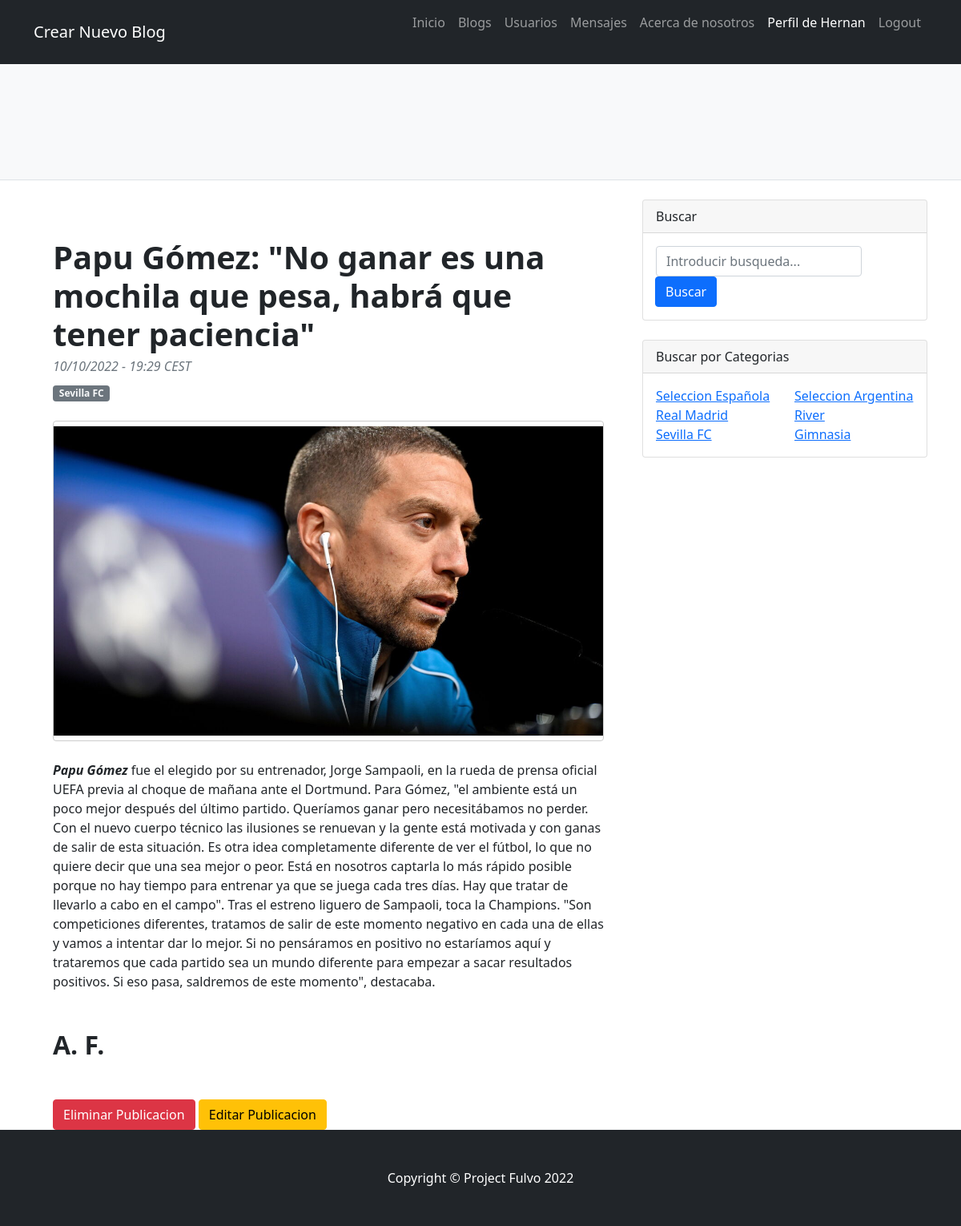
The page /App/ver_post/3 (signed in) on the database its author committed.
### App/models.py (models this page shows, shortened)
class Blog(models.Model):
    titulo = models.CharField(max_length=100)
    subtitulo = models.CharField(max_length=300)
    cuerpo = HTMLField()
    autor = models.CharField(max_length=100)
    fecha_pub = models.CharField(max_length=50)
    categoria = models.CharField(max_length=50)
    img = models.ImageField(upload_to='blog_img', null=True, blank=True)

### App/views.py (the view)
# urls.py: path("ver_post/<id>", ver_post, name="ver_post"),
def ver_post(request, id):
    post = Blog.objects.get(id=id)
    return render(request, 'App/BlogPost.html', {'post': post})

### App/templates/App/BlogPost.html
{% extends "App/padre.html" %}
{% load static %}
{% block contenido_pag %}
<div class="container mt-5">
    <div class="row">
        <div class="col-lg-12">
            <article>
                <header class="mb-4">
                    <h1 class="fw-bolder mb-1">{{ post.titulo }}</h1>
                    <div class="text-muted fst-italic mb-2">{{ post.fecha_pub }}</div>
                    <a class="badge bg-secondary text-decoration-none link-light" href="#!">{{ post.categoria }}</a>
                </header>
                <figure class="mb-4"><img class="img-fluid rounded" src="{{ post.img.url }}" style="object-fit:contain;
                    width:900px;
                    height:400px;
                    border: solid 1px #CCC" alt="..." /></figure>
                <section class="mb-5">
                    <p class="fs-5 mb-4">{{ post.cuerpo | safe }}</p>
                    <h2 class="fw-bolder mb-4 mt-5">{{ post.autor }}.</h2>
                </section>
            </article>
            {% if user.is_staff %}
            <a class="btn btn-danger" href="{% url 'eliminar_blog' post.id %}">Eliminar Publicacion</a>
            <a class="btn btn-warning"  href="{% url 'editar_blog' post.id %}">Editar Publicacion</a>
            {% endif %}
        </div>
    </div>
</div>
{% endblock %}

### App/templates/App/padre.html (shortened to what this page needs)
<!DOCTYPE html>
<html lang="en">
    <head>
        {% load static %}
        <link href="{% static 'App/css/styles.css' %}" rel="stylesheet" />
    </head>
    <body>
        <nav class="navbar navbar-expand-lg navbar-dark bg-dark">
            <div class="container">
                <a class="navbar-brand" href="{% url 'crear_blog' %}">Crear Nuevo Blog</a>
                <div class="collapse navbar-collapse" id="navbarSupportedContent">
                    <ul class="navbar-nav ms-auto mb-2 mb-lg-0">
                        <li class="nav-item"><a class="nav-link" href="{% url 'inicio' %}">Inicio</a></li>
                        <li class="nav-item"><a class="nav-link" href="{% url 'pages' %}">Blogs</a></li>
                        <li class="nav-item"><a class="nav-link" href="{% url 'usuarios_lista' %}">Usuarios</a></li>
                        <li class="nav-item"><a class="nav-link" href="{% url 'mensajes' %}">Mensajes</a></li>
                        <li class="nav-item"><a class="nav-link" href="{% url 'About' %}">Acerca de nosotros</a></li>
                        {% if user.is_authenticated %}
                        <li class="nav-item"><a class="nav-link active" aria-current="page" href="{% url 'mi_perfil' %}" >Perfil de {{ user.username }}</a></li>
                        <li class="nav-item"><a class="nav-link" aria-current="page" href="{% url 'logout' %}">Logout</a></li>
                        {% else %}
                        <li class="nav-item"><a class="nav-link" href="{% url 'register' %}">Registrarse</a></li>
                        <li class="nav-item"><a class="nav-link active" aria-current="page" href="{% url 'login' %}">Login</a></li>
                        {% endif %}
                    </ul>
                </div>
            </div>
        </nav>
         <header class="py-5 bg-light border-bottom mb-4">
        </header>
        <div class="container">
            <div class="row">
                <div class="col-lg-8">
                        {% block contenido_pag %} {% endblock %}
                </div>
                <div class="col-lg-4">
                    <div class="card mb-4">
                        <div class="card-header">Buscar</div>
                        <div class="card-body">
                            <div class="input-group">
                                <div style="text-align: left">
                                <form action="{% url 'busqueda_titulo' %}" method="GET">
                                    <input type="text" name="titulo" id="titulo" class="form-control" type="text" placeholder="Introducir busqueda..." aria-label="Introducir busqueda..." aria-describedby="button-search">
                                </div>
                                <div style="text-align: right">
                                    <input  class="btn btn-primary" type="submit" value="Buscar" >
                                </div>
                            </div>
                        </div>
                    </div>
                    <div class="card mb-4">
                        <div class="card-header">Buscar por Categorias</div>
                        <div class="card-body">
                            <div class="row">
                                <div class="col-sm-6">
                                    <ul class="list-unstyled mb-0">
                                        <li><a href="{% url 'busqueda_cat' %}?categoria=Seleccion Española">Seleccion Española</a></li>
                                        <li><a href="{% url 'busqueda_cat' %}?categoria=Real Madrid">Real Madrid</a></li>
                                        <li><a href="{% url 'busqueda_cat' %}?categoria=Sevilla FC">Sevilla FC</a></li>
                                    </ul>
                                </div>
                                <div class="col-sm-6">
                                    <ul class="list-unstyled mb-0">
                                        <li><a href="{% url 'busqueda_cat' %}?categoria=Seleccion Argentina">Seleccion Argentina</a></li>
                                        <li><a href="{% url 'busqueda_cat' %}?categoria=River">River</a></li>
                                        <li><a href="{% url 'busqueda_cat' %}?categoria=Gimnasia">Gimnasia</a></li>
                                    </ul>
                                </div>
                            </div>
                        </div>
                    </div>
                </div>
            </div>
        </div>
        <footer class="py-5 bg-dark">
            <div class="container"><p class="m-0 text-center text-white">Copyright &copy; Project Fulvo 2022</p></div>
        </footer>
    </body>
</html>

### rows shown on the page
Blog: titulo "Papu Gómez: \"No ganar es una mochila que pesa, habrá que tener paciencia\"", fecha_pub "10/10/2022 - 19:29 CEST", categoria "Sevilla FC", img (picture), cuerpo "Papu Gómez fue el elegido por su entrenador, Jorge Sampaoli, en la rueda de prensa oficial UEFA previa al choque de mañana ante el Dortmund. Para Gómez, \"el ambiente está un poco mejor después del último partido. Queríamos ganar pero necesitábamos no perder. Con el nuevo cuerpo técnico las ilusiones se renuevan y la gente está motivada y con ganas de salir de esta situación. Es otra idea completamente diferente de ver el fútbol, lo que no quiere decir que una sea mejor o peor. Está en nosotros captarla lo más rápido posible porque no hay tiempo para entrenar ya que se juega cada tres días. Hay que tratar de llevarlo a cabo en el campo\". Tras el estreno liguero de Sampaoli, toca la…", autor "A. F"

### other values the page prints
{{ user.username }} "Hernan"
